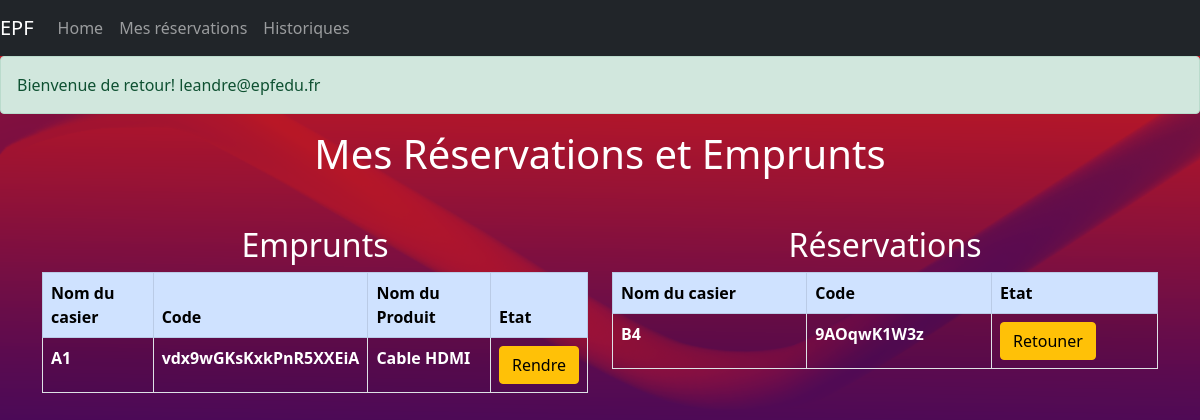
/list_casiers.php (signed in), run on the app's committed database.
### tables this page shows
CREATE TABLE `emprunt` (
  `ID_Casier` varchar(4) NOT NULL,
  `Date_emprunt` date NOT NULL,
  `Code_acces` varchar(50) NOT NULL,
  `Date_retour` date DEFAULT NULL,
  `Adresse_email` varchar(50) NOT NULL,
  `nombre_actions` int(11) NOT NULL DEFAULT 2,
  `id_produit` int(11) NOT NULL,
  `type` varchar(20) NOT NULL,
  `quantite` int(11) NOT NULL DEFAULT 0
);

CREATE TABLE `casier` (
  `ID_Casier` varchar(4) NOT NULL,
  `Fonction` varchar(20) NOT NULL,
  `Status` tinyint(1) NOT NULL
);

CREATE TABLE `produit` (
  `id` int(11) NOT NULL,
  `nom` varchar(20) NOT NULL,
  `quantite` int(5) NOT NULL DEFAULT 1
);

### public/list_casiers.php (the view, shortened to what this page needs)
<!DOCTYPE html>
<html lang="fr">
<head>
    <link rel="stylesheet" href="https://cdnjs.cloudflare.com/ajax/libs/font-awesome/6.0.0-beta3/css/all.min.css"
>
    <link href="https://cdn.jsdelivr.net/npm/bootstrap@5.0.2/dist/css/bootstrap.min.css" rel="stylesheet"
>
</head>
<?php
include("header.php");
?>
<?php
include("welcome_back_user.php")
?>
<body>
    <h1 class="text-white font-weight-bold text-center mt-10">Mes Réservations et Emprunts</h1>
    <div class="container mt-5">
        <div class="row justify-content-center">
            <div class="col-md-6">
                <h2 class="text-center text-white">Emprunts</h2>
                <div class="table-responsive">
                    <table class="table table-striped table-bordered">
                        <thead class="table-primary">
                            <tr>
                                <th scope="col">Nom du casier</th>
                                <th scope="col">Code</th>
                                <th scope="col">Nom du Produit</th>
                                <th scope="col">Etat</th>
                            </tr>
                        </thead>
                        <tbody>
                            <?php
                            $dsn = 'mysql:host=localhost;port=3306;dbname=epflocker_db';
                            $user = 'epflocker';
                            $password = '3pfl0ck3r';
                            try {
                                $pdo = new PDO($dsn, $user, $password);
                                $pdo->setAttribute(PDO::ATTR_ERRMODE, PDO::ERRMODE_EXCEPTION);
                                $email = $_SESSION['user_email'];
                                $sql = "SELECT casier.ID_Casier, casier.Fonction, emprunt.type, casier.Status, produit.nom, produit.id, produit.quantite AS id_produit, emprunt.Code_acces
                                    FROM casier
                                    INNER JOIN emprunt ON casier.ID_Casier = emprunt.ID_Casier
                                    INNER JOIN produit ON emprunt.id_produit = produit.id
                                    WHERE emprunt.Adresse_email = '$email' AND emprunt.type = 'Emprunt' AND Date_retour IS NULL";
                                $stmt = $pdo->query($sql);
                                while ($row = $stmt->fetch(PDO::FETCH_ASSOC)) {
                                    echo '<tr>';
                                    echo '<td style="color: white; font-weight: bold;">' . $row["ID_Casier"] . '</td>';
                                    echo '<td style="color: white; font-weight: bold;">' . $row["Code_acces"] . '</td>';
                                    echo '<td style="color: white; font-weight: bold;">' . $row["nom"] . '</td>';
                                    echo '<td style="color: white; font-weight: bold;">';
                                    echo '<a href="back_code.php?id=' . $row["ID_Casier"] .'&produit=' . urlencode($row["id_produit"]) .'" class="btn btn-warning">Rendre</a>';
                                    echo '</td>';
                                    echo '</tr>';
                                }
                            } catch (PDOException $e) {
                                echo "Erreur : " . $e->getMessage();
                            }
                            ?>
                        </tbody>
                    </table>
                </div>
            </div>
            <div class="col-md-6">
                <h2 class="text-center text-white">Réservations</h2>
                <div class="table-responsive">
                    <table class="table table-striped table-bordered">
                        <thead class="table-primary">
                            <tr>
                                <th scope="col">Nom du casier</th>
                                <th scope="col">Code</th>
                                <th scope="col">Etat</th>
                            </tr>
                        </thead>
                        <tbody>
                            <?php
                            try {
                                $sql = "SELECT casier.ID_Casier,  emprunt.type, casier.Status, emprunt.Code_acces
                                    FROM casier
                                    INNER JOIN emprunt ON casier.ID_Casier = emprunt.ID_Casier
                                    WHERE emprunt.Adresse_email = '$email' AND emprunt.type != 'Emprunt' AND Date_retour IS NULL";
                                $stmt = $pdo->query($sql);
                                while ($row = $stmt->fetch(PDO::FETCH_ASSOC)) {
                                    echo '<tr>';
                                    echo '<td style="color: white; font-weight: bold;">' . $row["ID_Casier"] . '</td>';
                                    echo '<td style="color: white; font-weight: bold;">' . $row["Code_acces"] . '</td>';
                                    echo '<td style="color: white; font-weight: bold;">';
                                    echo '<a href="back_code.php?id=' . $row["ID_Casier"] . '" class="btn btn-warning">Retouner</a>';
                                    echo '</td>';
                                    echo '</tr>';
                                }
                            } catch (PDOException $e) {
                                echo "Erreur : " . $e->getMessage();
                            }
                            ?>
                        </tbody>
                    </table>
                </div>
            </div>
        </div>
    </div>
</body>
</html>

### public/list_casiers.php (style rules this page uses)
body { background-image: url('images/fond1.png'); background-size: cover; background-position: center; }

### data on the page
emprunt: ID_Casier.ID_Casier "A1", Code_acces "vdx9wGKsKxkPnR5XXEiA", id_produit.nom "Cable HDMI"
emprunt: ID_Casier.ID_Casier "B4", Code_acces "9AOqwK1W3z"

### other printed values
$_SESSION['user_email'] "leandre@epfedu.fr"
